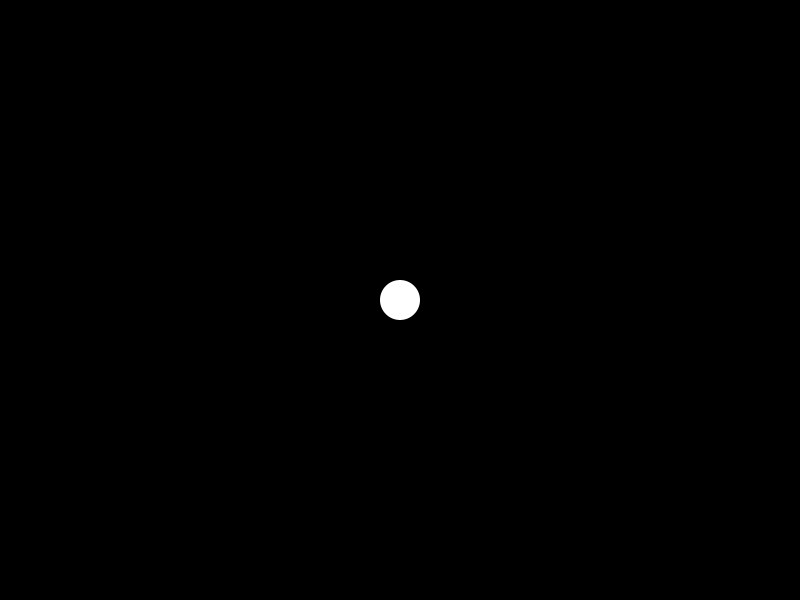
Frame 1 (no input)
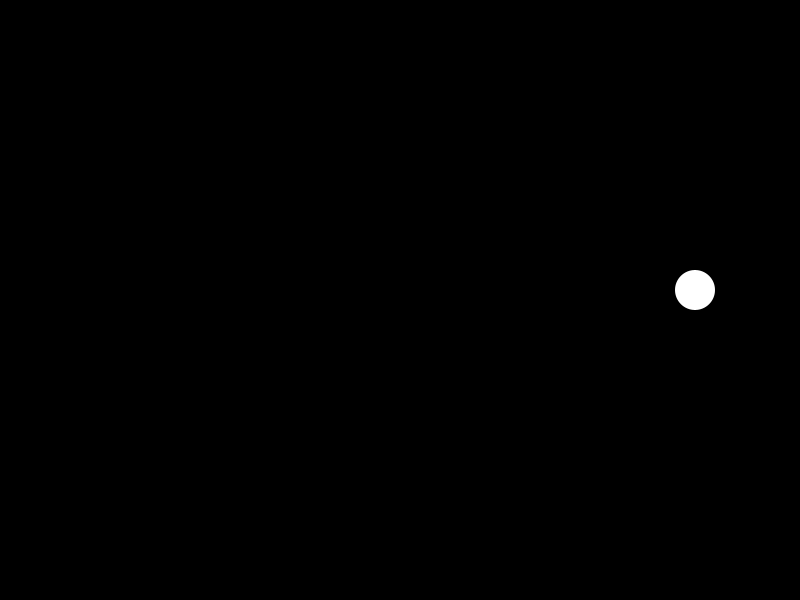
Frame 60 (the mouse pressed at the canvas centre just before this capture)
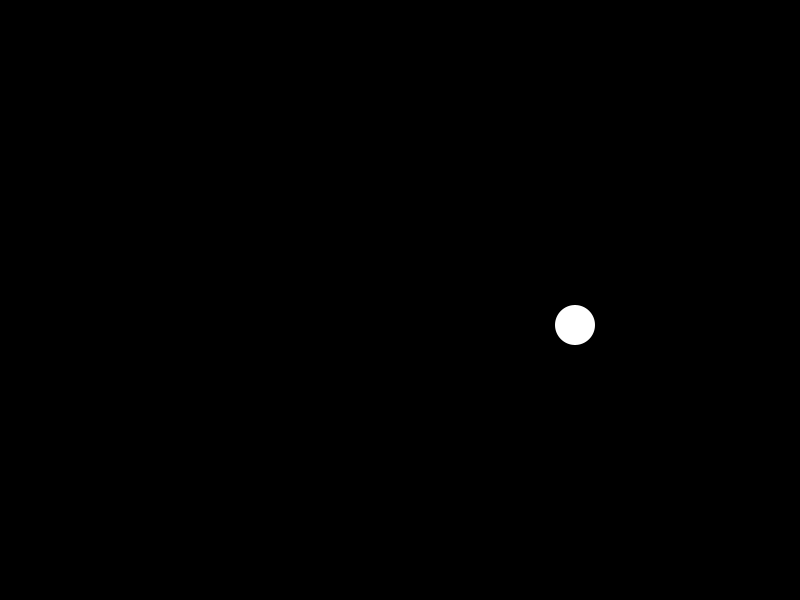
Frame 120 (the mouse held since frame 60 and released just before this capture)

The Processing sketch that drew these frames (run headless with seeded random() and noise(); from frame 60 on, the mouse is pressed at the canvas centre):

// Processing sketch: BolaAceleracion
// ── BolaAceleracion.pde
Bola b;

void setup(){
  size(800, 600);
  b = new Bola(width / 2, height / 2, 5, 5);
}
void draw( ) {
  background(0);
  b.dibujar();
  b.actualizar();
}

// ── Bola.pde
class Bola{

  PVector pos;
  PVector vel;
  PVector acc;

  Bola(float x, float y, float velx, float vely){

    this.pos = new PVector(x, y);
    this.vel = new PVector(velx, vely);
    this.acc = new PVector(0, 0.5);

  }

  void actualizar(){

    vel.add(acc);
    pos.add(vel);

    if(pos.x - 20 < 0 || pos.x + 20> width){
      vel.x *= -1;
    }

    if(pos.y - 20 < 0 || pos.y + 20> height){
      vel.y *= -1;
    }

  }

  void dibujar( ) {
      noStroke();
      fill(255);
      ellipse(pos.x, pos.y, 40, 40);
  }

}
